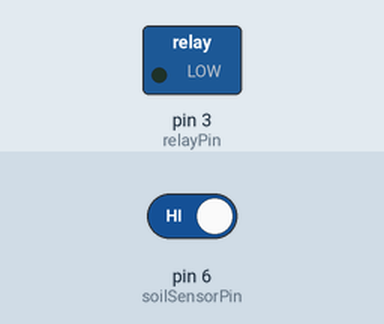
Simulated run of this sketch. Board: Arduino Uno, built with avr-gcc and run on an emulated ATmega328P. Shown: switched loads named in the sketch (green lamp = pin HIGH). The inputs (shaded band) are chosen by the test bench; at power-on: pin 6 (soilSensorPin) HIGH.

Above: at 1.6 s.
1.7 s: pin 6 (soilSensorPin) driven LOW
At 2.6 s:
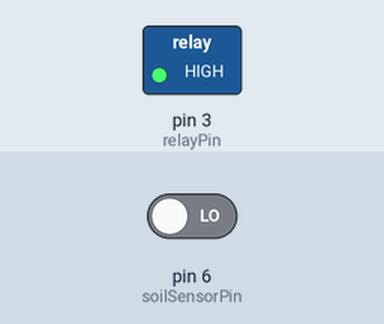
3.5 s: pin 6 (soilSensorPin) driven HIGH
At 5.0 s:
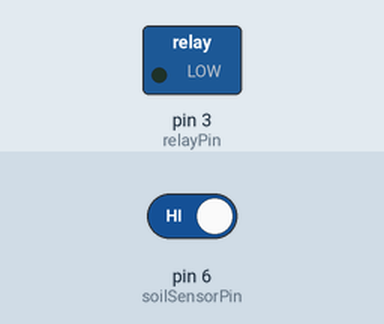
Timing chart, 0 to 6.5 s (numbered marks = the images above; inputs shaded):
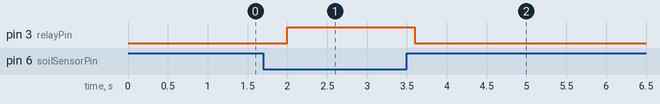

Measured:
- after the input at 1.7 s, pin 3 (relayPin): LOW → HIGH after 0.30 s
- after the input at 3.5 s, pin 3 (relayPin): HIGH → LOW after 0.10 s

The sketch:

Water-Irrigation-System.ino
```cpp
// Pin definitions
const int relayPin = 3;        // Pin controlling the relay
const int soilSensorPin = 6;   // Pin reading the soil moisture sensor
bool waterStatus;              // Variable to store the water status (dry or wet)

// Setup function runs once when the program starts
void setup() {
  pinMode(relayPin, OUTPUT);    // Set relayPin as output to control the relay
  pinMode(soilSensorPin, INPUT); // Set soilSensorPin as input to read the moisture sensor
}

// Loop function runs continuously
void loop() {
  waterStatus = digitalRead(soilSensorPin);  // Read the soil moisture sensor value

  // If the soil is dry (LOW), turn the relay ON to water the plant, otherwise turn it OFF
  digitalWrite(relayPin, (waterStatus == LOW) ? HIGH : LOW);

  delay(400);  // Wait for 400 milliseconds before the next reading
}
```
